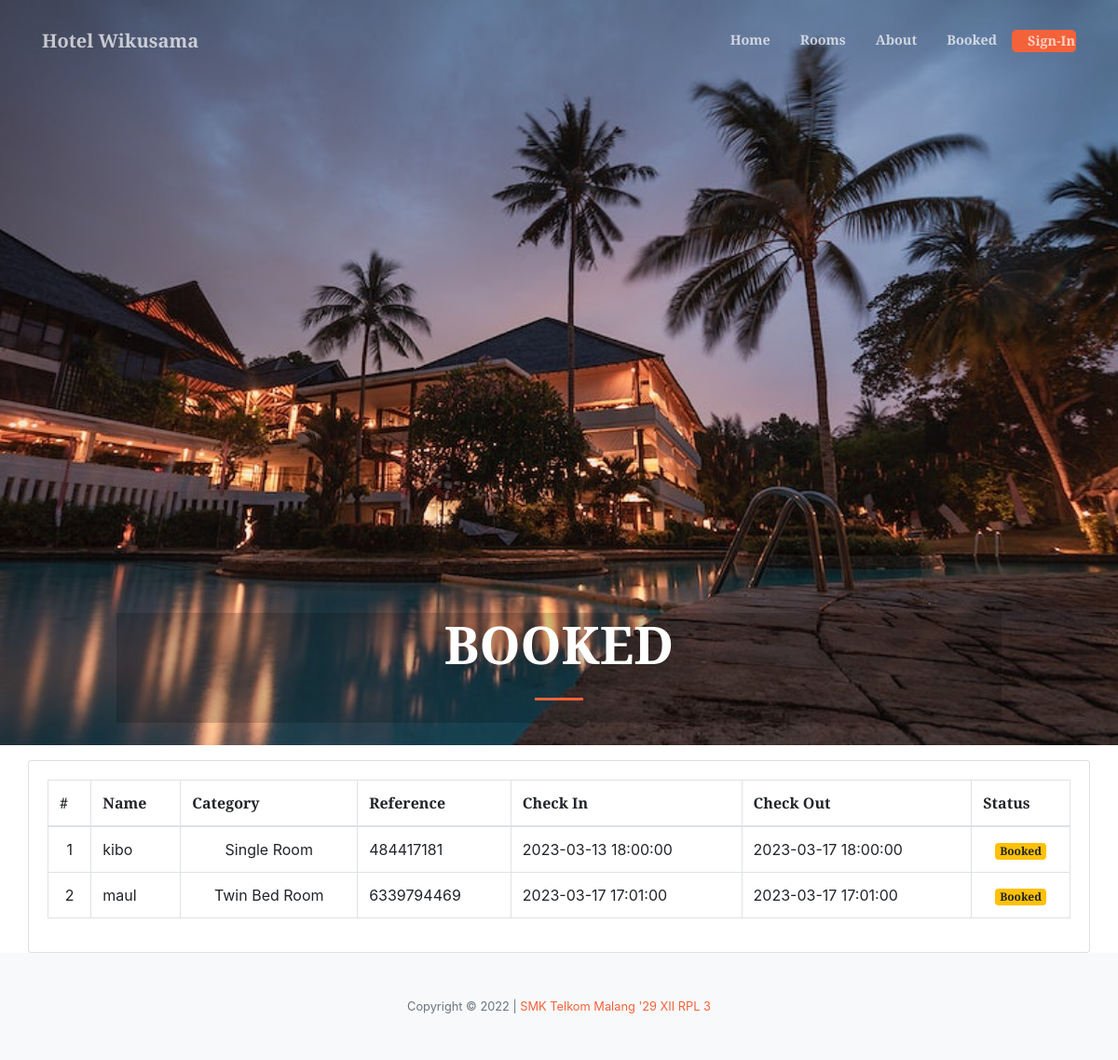
The page /index.php?page=booked on the database its author committed.
### tables this page shows
CREATE TABLE `checked` (
  `id` int(30) NOT NULL,
  `ref_no` varchar(100) NOT NULL,
  `room_id` int(30) NOT NULL,
  `name` text NOT NULL,
  `contact_no` varchar(20) NOT NULL,
  `date_in` datetime NOT NULL,
  `date_out` datetime NOT NULL,
  `booked_cid` int(30) NOT NULL,
  `status` tinyint(1) NOT NULL DEFAULT 0 COMMENT '0 = pending, 1=checked in , 2 = checked out',
  `date_updated` datetime NOT NULL DEFAULT current_timestamp() ON UPDATE current_timestamp()
);

CREATE TABLE `room_categories` (
  `id` int(30) NOT NULL,
  `name` text NOT NULL,
  `price` float NOT NULL,
  `cover_img` text NOT NULL
);

### booked.php (the view, shortened to what this page needs)
<header class="masthead">
            <div class="container h-100">
                <div class="row h-100 align-items-center justify-content-center text-center">
                    <div class="col-lg-10 align-self-end mb-4" style="background: #0000002e;">
                    	 <h1 class="text-uppercase text-white font-weight-bold">Booked</h1>
                        <hr class="divider my-4" />
                    </div>
                </div>
            </div>
        </header>
<?php include('koneksi.php');
$cat = $koneksi->query("SELECT * FROM room_categories");
$cat_arr = array();
while($row = $cat->fetch_assoc()){
	$cat_arr[$row['id']] = $row;
}
?>
<div class="container-fluid">
	<div class="col-lg-12">
		<div class="row mt-3">
			<div class="col-md-12">
				<div class="card">
					<div class="card-body">
						<table class="table table-bordered">
							<thead>
								<th>#</th>
                                <th>Name</th>
								<th>Category</th>
								<th>Reference</th>
								<th>Check In</th>
								<th>Check Out</th>
								<th>Status</th>
							</thead>
							<tbody>
								<?php
								$i = 1;
								$checked = $conn->query("SELECT * FROM checked where status = 0 order by status desc, id asc");
								while($row=$checked->fetch_assoc()):
								?>
								<tr>
									<td class="text-center"><?php echo $i++ ?></td>
                                    <td class=""><?php echo $row['name'] ?></td>
									<td class="text-center"><?php echo $cat_arr[$row['booked_cid']]['name'] ?></td>
									<td class=""><?php echo $row['ref_no'] ?></td>
									<td class=""><?php echo $row['date_in'] ?></td>
									<td class=""><?php echo $row['date_out'] ?></td>
									<td class="text-center"><span class="badge badge-warning">Booked</span></td>
								</tr>
							<?php endwhile; ?>
							</tbody>
						</table>
					</div>
				</div>
			</div>
		</div>
	</div>
</div>

### index.php (shortened to what this page needs)
<!DOCTYPE html>
<html lang="en">
    <?php
    include('header.php');
    ?>
    <body id="page-top">
        <nav class="navbar navbar-expand-lg navbar-light fixed-top py-3" id="mainNav">
            <div class="container">
                <a class="navbar-brand js-scroll-trigger" href="./"><?php echo $_SESSION['setting_hotel_name'] ?></a>
                <div class="collapse navbar-collapse" id="navbarResponsive">
                    <ul class="navbar-nav ml-auto my-2 my-lg-3">
                        <li class="nav-item"><a class="nav-link js-scroll-trigger" href="index.php?page=home">Home</a></li>
                        <li class="nav-item"><a class="nav-link js-scroll-trigger" href="index.php?page=list">Rooms</a></li>
                        <li class="nav-item"><a class="nav-link js-scroll-trigger" href="index.php?page=about">About</a></li>
                        <li class="nav-item"><a class="nav-link js-scroll-trigger" href="index.php?page=booked">Booked</a></li>
                        <li class="nav-item">
                        <li class="nav-item"><a class=" btn btn-primary btn-lg nav-link js-scroll-trigger" href="login.php">Sign-In</a></li>
                    </ul>
                </div>
            </div>
        </nav>
        <?php
        $page = isset($_GET['page']) ?$_GET['page'] : "home";
        include $page.'.php';
        ?>
        <footer class="bg-light py-5">
            <div class="container"><div class="small text-center text-muted">Copyright © 2022 | <a href="https://www.instagram.com/androids.comm/" target="_blank">SMK Telkom Malang '29 XII RPL 3</a></div></div>
        </footer>
    </body>
</html>

### header.php (shortened to what this page needs)
<link href="https://cdnjs.cloudflare.com/ajax/libs/magnific-popup.js/1.1.0/magnific-popup.min.css" rel="stylesheet" />
<link href="admin/assets/vendor/bootstrap-datepicker/css/bootstrap-datepicker.css" rel="stylesheet" />
<link href="css/styles.css" rel="stylesheet" />

### rows shown on the page
checked: name "kibo", booked_cid.name "Single Room", ref_no "484417181", date_in "2023-03-13 18:00:00", date_out "2023-03-17 18:00:00"
checked: name "maul", booked_cid.name "Twin Bed Room", ref_no "6339794469", date_in "2023-03-17 17:01:00", date_out "2023-03-17 17:01:00"

### other values the page prints
$_SESSION['setting_hotel_name'] "Hotel Wikusama"
